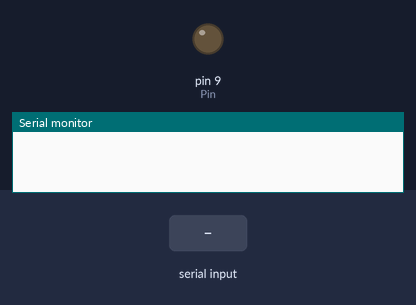
Bench run of a sketch on a simulated Arduino Uno, built with avr-gcc and run on an emulated ATmega328P. On the bench: output pins drawn as LEDs (lit = HIGH), the last lines printed to the serial monitor. The inputs (shaded band) are chosen by the test bench.

Above: at 1.2 s.
1.3 s: "1" received over Serial
At 1.6 s:
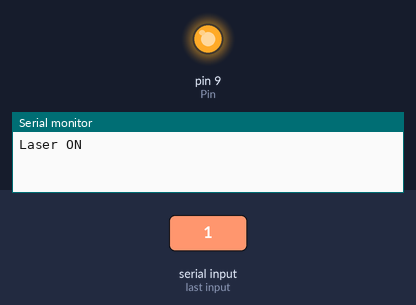
2.8 s: "0" received over Serial
At 3.9 s:
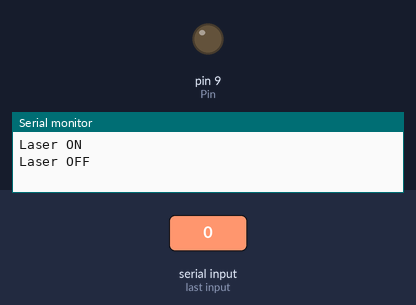
Timing chart, 0 to 5.8 s (numbered marks = the images above; inputs shaded):
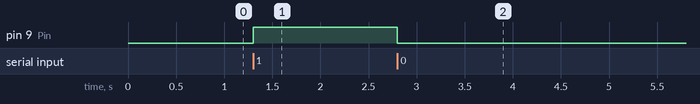

The sketch:

sketch_nov8a3.ino
```cpp
const int Pin = 9;  // 9번 핀을 사용
int brightness = 0;

void setup() {
  pinMode(Pin, OUTPUT);
  analogWrite(Pin, brightness);  // initial brightness
  Serial.begin(9600);
}

void loop() {
  if (Serial.available() > 0) {
    char command = Serial.read();
    if (command == '1') {
      brightness = 255;  // minimum 0, maximum 255
      analogWrite(Pin, brightness);  // LED를 켭니다.
      Serial.println("Laser ON");
    } else if (command == '0') {
      brightness = 0;
      analogWrite(Pin, brightness);   // LED를 끕니다.
      Serial.println("Laser OFF");
    }
  }
}
```

Measured:
- after the input at 1.3 s, pin 9 (Pin): LOW → HIGH at once
- after the input at 2.8 s, pin 9 (Pin): HIGH → LOW at once
